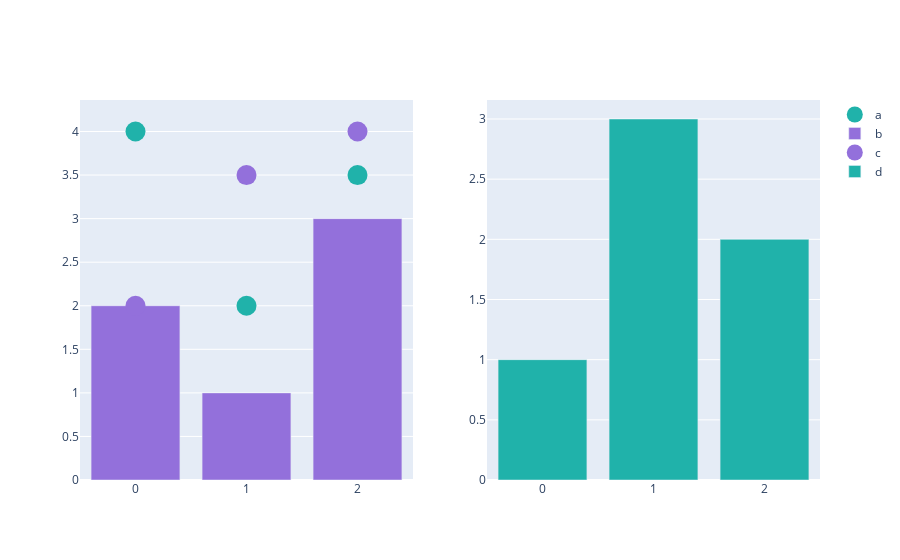

This figure's notebook cell:
### Code cell
from plotly.subplots import make_subplots
fig = make_subplots(rows=1, cols=2)

fig.add_scatter(y=[4, 2, 3.5], mode="markers",
                marker=dict(size=20, color="LightSeaGreen"),
                name="a", row=1, col=1)

fig.add_bar(y=[2, 1, 3],
            marker=dict(color="MediumPurple"),
            name="b", row=1, col=1)

fig.add_scatter(y=[2, 3.5, 4], mode="markers",
                marker=dict(size=20, color="MediumPurple"),
                name="c", row=1, col=2)

fig.add_bar(y=[1, 3, 2],
            marker=dict(color="LightSeaGreen"),
            name="d", row=1, col=2)

fig.show()

### Figure 1 — Plotly figure (JSON) as saved in the notebook; plotly's stock layout.template omitted (floating-point values rounded to 4 significant figures)
{"data": [{"marker": {"color": "LightSeaGreen", "size": 20}, "mode": "markers", "name": "a", "type": "scatter", "xaxis": "x", "y": [4, 2, 3.5], "yaxis": "y"}, {"marker": {"color": "MediumPurple"}, "name": "b", "type": "bar", "xaxis": "x", "y": [2, 1, 3], "yaxis": "y"}, {"marker": {"color": "MediumPurple", "size": 20}, "mode": "markers", "name": "c", "type": "scatter", "xaxis": "x", "y": [2, 3.5, 4], "yaxis": "y"}, {"marker": {"color": "LightSeaGreen"}, "name": "d", "type": "bar", "xaxis": "x2", "y": [1, 3, 2], "yaxis": "y2"}], "layout": {"xaxis": {"anchor": "y", "domain": [0, 0.45]}, "xaxis2": {"anchor": "y2", "domain": [0.55, 1]}, "yaxis": {"anchor": "x", "domain": [0, 1]}, "yaxis2": {"anchor": "x2", "domain": [0, 1]}}}
